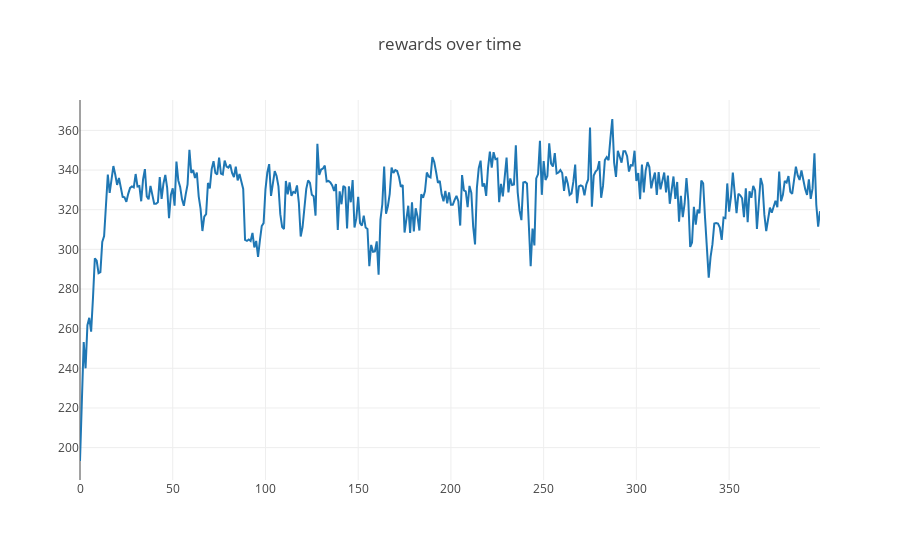

Notebook code cell kept with this figure:
### Code cell
# Create rewards graph
rewards = go.Scatter(
    x = len(result.Rewards),
    y = result.Rewards,
)

data = [rewards]

# Plot and embed in ipython notebook!
plotly.offline.iplot(
    {"data": data,
     "layout": go.Layout(title="rewards over time")});

### Figure 1 — Plotly figure (JSON) as saved in the notebook; plotly's stock layout.template omitted (floating-point values rounded to 4 significant figures; data arrays with more than 128 entries replaced by an {"elided": "..."} marker saying what was removed)
{"data": [{"type": "scatter", "x": 400, "y": {"elided": "400 float values"}}], "layout": {"title": "rewards over time"}}
